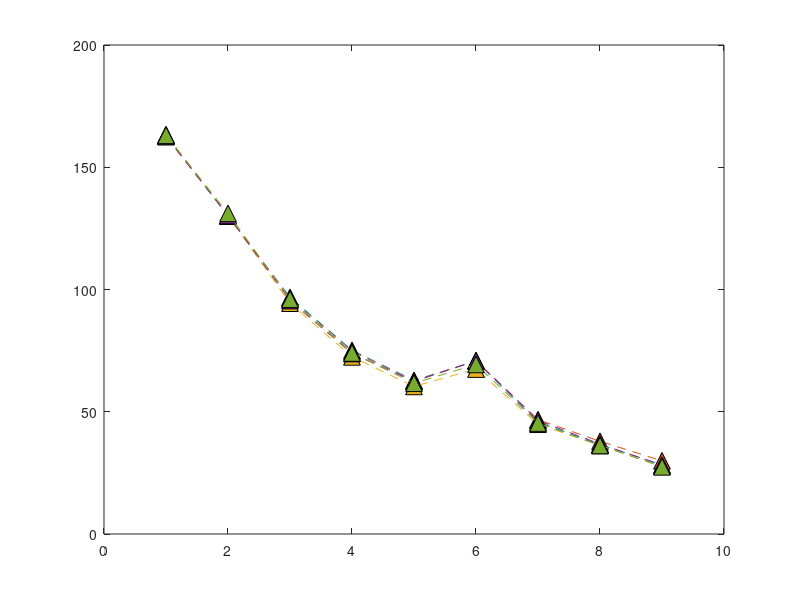

MATLAB code for this plot: (Note: this script raises an error after producing the figure.)
clear;
close all;
%AS3959 firebrand mass flux vertical distribution Forest FDI100.

Firebrand_flux_BAL12p5 = [163.07	130.00	96.78	75.12	62.83	70.75	45.74	36.59	28.28];
Firebrand_flux_BAL19 = [162.57	130.26	96.36	74.62	62.50	70.91	46.74	37.92	29.92];
Firebrand_flux_BAL29 = [163.31	130.13	94.41	72.45	60.37	67.46	44.91	36.20	27.74];
Firebrand_flux_BAL40 = [162.61	130.26	95.46	73.80	62.38	70.82	46.39	36.82	28.13];
Firebrand_flux_BALFZ = [163.07	131.14	96.02	74.05	61.66	69.35	45.39	36.23	27.47];

plot([Firebrand_flux_BAL12p5],'^--','MarkerSize',12,'MarkerEdgeColor','black','MarkerFaceColor',[0, 0.4470, 0.7410]);
hold on
plot([Firebrand_flux_BAL19],'^--','MarkerSize',12,'MarkerEdgeColor','black','MarkerFaceColor',[0.8500, 0.3250, 0.0980]);
plot([Firebrand_flux_BAL29],'^--','MarkerSize',12,'MarkerEdgeColor','black','MarkerFaceColor',[0.9290, 0.6940, 0.1250]);
plot([Firebrand_flux_BAL40],'^--','MarkerSize',12,'MarkerEdgeColor','black','MarkerFaceColor',[0.4940, 0.1840, 0.5560]);
plot([Firebrand_flux_BALFZ],'^--','MarkerSize',12,'MarkerEdgeColor','black','MarkerFaceColor',[0.4660, 0.6740, 0.1880]);
ax = gca;
ax.XTickLabels = {'x=130 m','x=140 m','x=150 m','x=160 m','x=170 m','x=180 m','x=190 m','x=200 m','x=210 m'};

grid on;


box on
xtickangle(45)
xlabel('Vertical plane location','FontWeight','bold','FontSize',20,...
    'FontName','Calibri');
ylabel('Firebrand mass flux (kg.s^{-1})','FontWeight','bold','FontSize',20,...
    'FontName','Calibri');

set(gca,'fontsize',18);

legend('BAL 12.5','BAL 19','BAL 29','BAL 40','BAL FZ')
